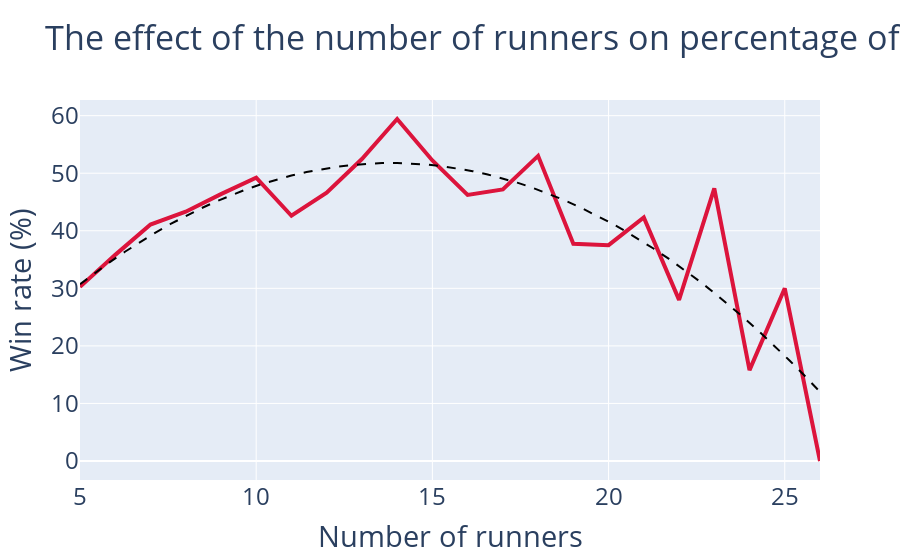

This figure's notebook cell:
### Markdown cell above
### Num_Runners vs Win_Rate

### Code cell
num_runners_df = calculate_win_rate(df, 'Num_Runners')

x = list(num_runners_df.Num_Runners)
y = list(num_runners_df.Win_Rate)
z = np.polyfit(x, y, 2)
f = np.poly1d(z)
x_new = np.linspace(x[0], x[-1], 50)
y_new = f(x_new)  # Polyfitted x values

trace1 = go.Scatter(
    x=num_runners_df['Num_Runners'],
    y=num_runners_df['Win_Rate'],
    line = dict(color='crimson', width=4)
)

trace2 = go.Scatter(
    x=x_new,
    y=y_new,
    mode='lines',
    name='Fit',
    line = dict(color='black', width=2, dash='dash')
    )

layout = go.Layout(
    title='The effect of the number of runners on percentage of bets won',
    xaxis_title='Number of runners',
    yaxis_title='Win rate (%)',
    showlegend=False,
    font={'size': 24}
)

data = [trace1, trace2]
fig = go.Figure(data=data, layout=layout)
fig.write_image('../images/num-racers-win-rate.png', scale=10)
fig

### Figure 1 — Plotly figure (JSON) as saved in the notebook; plotly's stock layout.template omitted (floating-point values rounded to 4 significant figures)
{"data": [{"line": {"color": "crimson", "width": 4}, "type": "scatter", "x": [5, 6, 7, 8, 9, 10, 11, 12, 13, 14, 15, 16, 17, 18, 19, 20, 21, 22, 23, 24, 25, 26], "y": [30.25, 35.82, 41.08, 43.32, 46.36, 49.22, 42.61, 46.63, 52.47, 59.42, 52.21, 46.23, 47.19, 53.01, 37.74, 37.5, 42.31, 28.0, 47.37, 15.79, 30, 0]}, {"line": {"color": "black", "dash": "dash", "width": 2}, "mode": "lines", "name": "Fit", "type": "scatter", "x": [5, 5.429, 5.857, 6.286, 6.714, 7.143, 7.571, 8, 8.429, 8.857, 9.286, 9.714, 10.14, 10.57, 11, 11.43, 11.86, 12.29, 12.71, 13.14, 13.57, 14, 14.43, 14.86, 15.29, 15.71, 16.14, 16.57, 17, 17.43, 17.86, 18.29, 18.71, 19.14, 19.57, 20, 20.43, 20.86, 21.29, 21.71, 22.14, 22.57, 23, 23.43, 23.86, 24.29, 24.71, 25.14, 25.57, 26], "y": [30.72, 32.71, 34.6, 36.4, 38.09, 39.69, 41.18, 42.58, 43.88, 45.08, 46.18, 47.18, 48.09, 48.89, 49.6, 50.21, 50.71, 51.12, 51.43, 51.64, 51.76, 51.77, 51.69, 51.5, 51.22, 50.84, 50.36, 49.78, 49.1, 48.32, 47.44, 46.47, 45.39, 44.22, 42.95, 41.58, 40.11, 38.54, 36.87, 35.11, 33.24, 31.28, 29.22, 27.05, 24.79, 22.43, 19.98, 17.42, 14.76, 12.01]}], "layout": {"font": {"size": 24}, "showlegend": false, "title": {"text": "The effect of the number of runners on percentage of bets won"}, "xaxis": {"title": {"text": "Number of runners"}}, "yaxis": {"title": {"text": "Win rate (%)"}}}}
